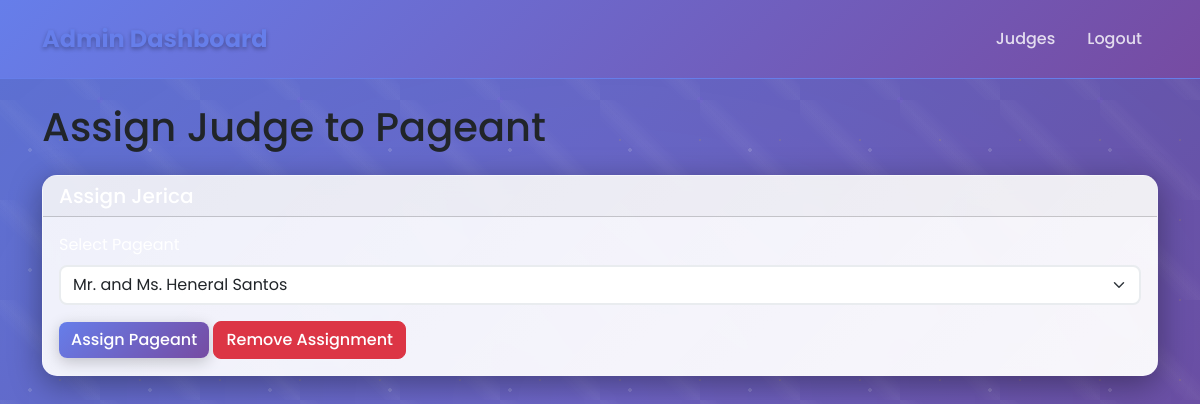
/admin/assign_judge.php?id=5 (signed in), run on the app's committed database.
### tables this page shows
CREATE TABLE `users` (
  `id` int(11) NOT NULL,
  `username` varchar(50) NOT NULL,
  `password` varchar(255) NOT NULL,
  `role` enum('admin','judge') NOT NULL,
  `full_name` varchar(100) NOT NULL,
  `created_at` timestamp NOT NULL DEFAULT current_timestamp()
);

CREATE TABLE `judge_assignments` (
  `id` int(11) NOT NULL,
  `judge_id` int(11) NOT NULL,
  `pageant_id` int(11) NOT NULL,
  `created_at` timestamp NOT NULL DEFAULT current_timestamp()
);

CREATE TABLE `pageants` (
  `id` int(11) NOT NULL,
  `name` varchar(255) NOT NULL,
  `theme` varchar(255) DEFAULT NULL,
  `gender_type` enum('female','male','both') NOT NULL DEFAULT 'female',
  `primary_color` varchar(7) DEFAULT '#667eea',
  `secondary_color` varchar(7) DEFAULT '#764ba2',
  `accent_color` varchar(7) DEFAULT '#ffd700',
  `logo_image` varchar(255) DEFAULT NULL,
  `created_at` timestamp NOT NULL DEFAULT current_timestamp()
);

### admin/assign_judge.php (the view, shortened to what this page needs)
<?php
$database = new Database();
$db = $database->getConnection();
$judge_id = isset($_GET['id']) ? $_GET['id'] : die('Judge ID not specified.');
$stmt = $db->prepare("SELECT * FROM users WHERE id = ? AND role = 'judge'");
$stmt->execute([$judge_id]);
$judge = $stmt->fetch(PDO::FETCH_ASSOC);
$stmt = $db->prepare("SELECT * FROM pageants ORDER BY name");
$stmt->execute();
$pageants = $stmt->fetchAll(PDO::FETCH_ASSOC);
$stmt = $db->prepare("SELECT pageant_id FROM judge_assignments WHERE judge_id = ?");
$stmt->execute([$judge_id]);
$current_assignment = $stmt->fetch(PDO::FETCH_ASSOC);
?>
<!DOCTYPE html>
<html lang="en">
<head>
    <link href="https://cdn.jsdelivr.net/npm/bootstrap@5.3.0/dist/css/bootstrap.min.css" rel="stylesheet">
    <link rel="stylesheet" href="https://cdnjs.cloudflare.com/ajax/libs/font-awesome/6.0.0/css/all.min.css">
    <link rel="stylesheet" href="../assets/css/style.css">
</head>
<body>
    <nav class="navbar navbar-expand-lg navbar-dark bg-primary">
        <div class="container">
            <a class="navbar-brand" href="dashboard.php">Admin Dashboard</a>
            <div class="navbar-nav ms-auto">
                <a class="nav-link" href="judges.php">Judges</a>
                <a class="nav-link" href="../auth/logout.php">Logout</a>
            </div>
        </div>
    </nav>
    <div class="container mt-4">
        <h1 class="mb-4">Assign Judge to Pageant</h1>
        <div class="card">
            <div class="card-header">
                <h5 class="mb-0">Assign <?php echo htmlspecialchars($judge['full_name']); ?></h5>
            </div>
            <div class="card-body">
                <form method="POST">
                    <div class="mb-3">
                        <label for="pageant_id" class="form-label">Select Pageant</label>
                        <select class="form-select" id="pageant_id" name="pageant_id">
                            <?php foreach ($pageants as $pageant): ?>
                                <option value="<?php echo $pageant['id']; ?>" <?php echo ($current_assignment && $current_assignment['pageant_id'] == $pageant['id']) ? 'selected' : ''; ?>>
                                    <?php echo htmlspecialchars($pageant['name']); ?>
                                </option>
                            <?php endforeach; ?>
                        </select>
                    </div>
                    <button type="submit" name="assign_pageant" class="btn btn-primary">Assign Pageant</button>
                    <?php if ($current_assignment): ?>
                        <button type="submit" name="remove_assignment" class="btn btn-danger" onclick="return confirm('Are you sure you want to remove this assignment?')">Remove Assignment</button>
                    <?php endif; ?>
                </form>
            </div>
        </div>
    </div>
</body>
</html>

### assets/css/style.css (style rules this page uses)
:root { --primary-gradient: linear-gradient(135deg, #667eea 0%, #764ba2 100%); --secondary-gradient: linear-gradient(135deg, #f093fb 0%, #f5576c 100%); --success-gradient: linear-gradient(135deg, #4facfe 0%, #00f2fe 100%); --warning-gradient: linear-gradient(135deg, #43e97b 0%, #38f9d7 100%); --gold-gradient: linear-gradient(135deg, #ffd700 0%, #ffed4e 50%, #ffd700 100%); --silver-gradient: linear-gradient(135deg, #c0c0c0 0%, #e8e8e8 50%, #c0c0c0 100%); --bronze-gradient: linear-gradient(135deg, #cd7f32 0%, #daa520 50%, #cd7f32 100%); --royal-gradient: linear-gradient(135deg, #8B5CF6 0%, #A855F7 25%, #C084FC 50%, #DDD6FE 75%, #8B5CF6 100%); --diamond-gradient: linear-gradient(135deg, #E0E7FF 0%, #C7D2FE 25%, #A5B4FC 50%, #818CF8 75%, #6366F1 100%); --shadow-soft: 0 10px 40px rgba(0, 0, 0, 0.1); --shadow-medium: 0 15px 50px rgba(0, 0, 0, 0.15); --shadow-strong: 0 25px 80px rgba(0, 0, 0, 0.25); --shadow-glow: 0 0 40px rgba(255, 215, 0, 0.4); }
* { margin: 0; padding: 0; box-sizing: border-box; }
body { font-family: 'Poppins', sans-serif; background: linear-gradient(120deg, #f093fb 0%, #f5576c 25%, #764ba2 50%, #667eea 75%, #4facfe 100%); background-size: 400% 400%; background-attachment: fixed; animation: gradientShift 15s ease infinite; min-height: 100vh; overflow-x: hidden; position: relative; }
body::before { content: ''; position: fixed; top: 0; left: 0; width: 100%; height: 100%; background-image: radial-gradient(circle at 25% 25%, rgba(255, 255, 255, 0.15) 2px, transparent 2px), radial-gradient(circle at 75% 75%, rgba(255, 215, 0, 0.1) 1px, transparent 1px), radial-gradient(circle at 50% 50%, rgba(138, 92, 246, 0.1) 3px, transparent 3px), linear-gradient(45deg, transparent 40%, rgba(255, 255, 255, 0.05) 50%, transparent 60%); background-size: 120px 120px, 80px 80px, 200px 200px, 100px 100px; animation: particleFloat 25s linear infinite, sparkle 8s ease-in-out infinite; pointer-events: none; z-index: -1; }
body::after { content: ''; position: fixed; top: 0; left: 0; width: 100%; height: 100%; background: radial-gradient(ellipse at center, transparent 0%, rgba(0, 0, 0, 0.1) 100%); pointer-events: none; z-index: -1; }
.card { background: rgba(255, 255, 255, 0.1); backdrop-filter: blur(10px); border: 1px solid rgba(255, 255, 255, 0.2); border-radius: 15px; box-shadow: 0 8px 32px 0 rgba(0, 0, 0, 0.37); transition: transform 0.3s ease, box-shadow 0.3s ease; color: #fff; }
.card .card-header { color: #fff; font-weight: 600; }
.card .card-body { color: #fff; }
.navbar { background: rgba(255, 255, 255, 0.1); backdrop-filter: blur(10px); border-bottom: 1px solid rgba(255, 255, 255, 0.2); padding: 1rem 0; transition: background 0.3s ease; }
.navbar-brand { font-weight: bold; font-size: 1.5rem; color: #fff !important; text-shadow: 0 2px 4px rgba(0,0,0,0.3); }
.navbar .nav-link { color: rgba(255, 255, 255, 0.8) !important; font-weight: 500; transition: color 0.3s ease; margin: 0 0.5rem; }
.btn-primary { background: var(--primary-gradient); border: none; color: white; font-weight: 500; transition: all 0.3s ease; box-shadow: 0 4px 15px rgba(0, 0, 0, 0.2); }
.btn { border-radius: 8px; font-weight: 500; transition: all 0.3s ease; }
.form-control, .form-select { border-radius: 8px; border: 2px solid #e9ecef; transition: border-color 0.3s ease; }

### data on the page
users: full_name "Jerica"
judge_assignments: pageant_id "Mr. and Ms. Heneral Santos"
